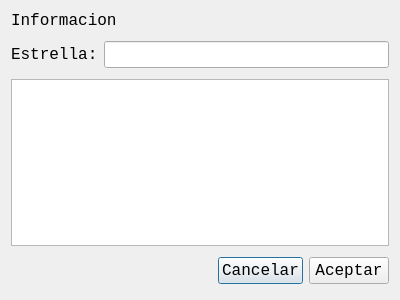
<?xml version="1.0" encoding="UTF-8"?>
<ui version="4.0">
 <class>DlgAskInfo</class>
 <widget class="QDialog" name="DlgAskInfo">
  <property name="geometry">
   <rect>
    <x>0</x>
    <y>0</y>
    <width>400</width>
    <height>300</height>
   </rect>
  </property>
  <property name="font">
   <font>
    <family>Consolas</family>
    <pointsize>12</pointsize>
   </font>
  </property>
  <property name="windowTitle">
   <string>Informacion</string>
  </property>
  <layout class="QGridLayout" name="gridLayout">
   <item row="2" column="0">
    <widget class="QPlainTextEdit" name="edtText"/>
   </item>
   <item row="3" column="0">
    <layout class="QHBoxLayout" name="horizontalLayout">
     <property name="topMargin">
      <number>5</number>
     </property>
     <property name="bottomMargin">
      <number>5</number>
     </property>
     <item>
      <spacer name="horizontalSpacer">
       <property name="orientation">
        <enum>Qt::Horizontal</enum>
       </property>
       <property name="sizeHint" stdset="0">
        <size>
         <width>40</width>
         <height>20</height>
        </size>
       </property>
      </spacer>
     </item>
     <item>
      <widget class="QPushButton" name="btnCancerlar">
       <property name="text">
        <string>Cancelar</string>
       </property>
      </widget>
     </item>
     <item>
      <widget class="QPushButton" name="btnAceptar">
       <property name="text">
        <string>Aceptar</string>
       </property>
      </widget>
     </item>
    </layout>
   </item>
   <item row="0" column="0">
    <widget class="QLabel" name="label">
     <property name="text">
      <string>Informacion</string>
     </property>
    </widget>
   </item>
   <item row="1" column="0">
    <layout class="QHBoxLayout" name="horizontalLayout_2">
     <property name="topMargin">
      <number>5</number>
     </property>
     <property name="bottomMargin">
      <number>5</number>
     </property>
     <item>
      <widget class="QLabel" name="label_2">
       <property name="text">
        <string>Estrella:</string>
       </property>
      </widget>
     </item>
     <item>
      <widget class="QLineEdit" name="edtEstrella">
       <property name="maxLength">
        <number>32</number>
       </property>
      </widget>
     </item>
    </layout>
   </item>
  </layout>
 </widget>
 <resources/>
 <connections/>
</ui>
